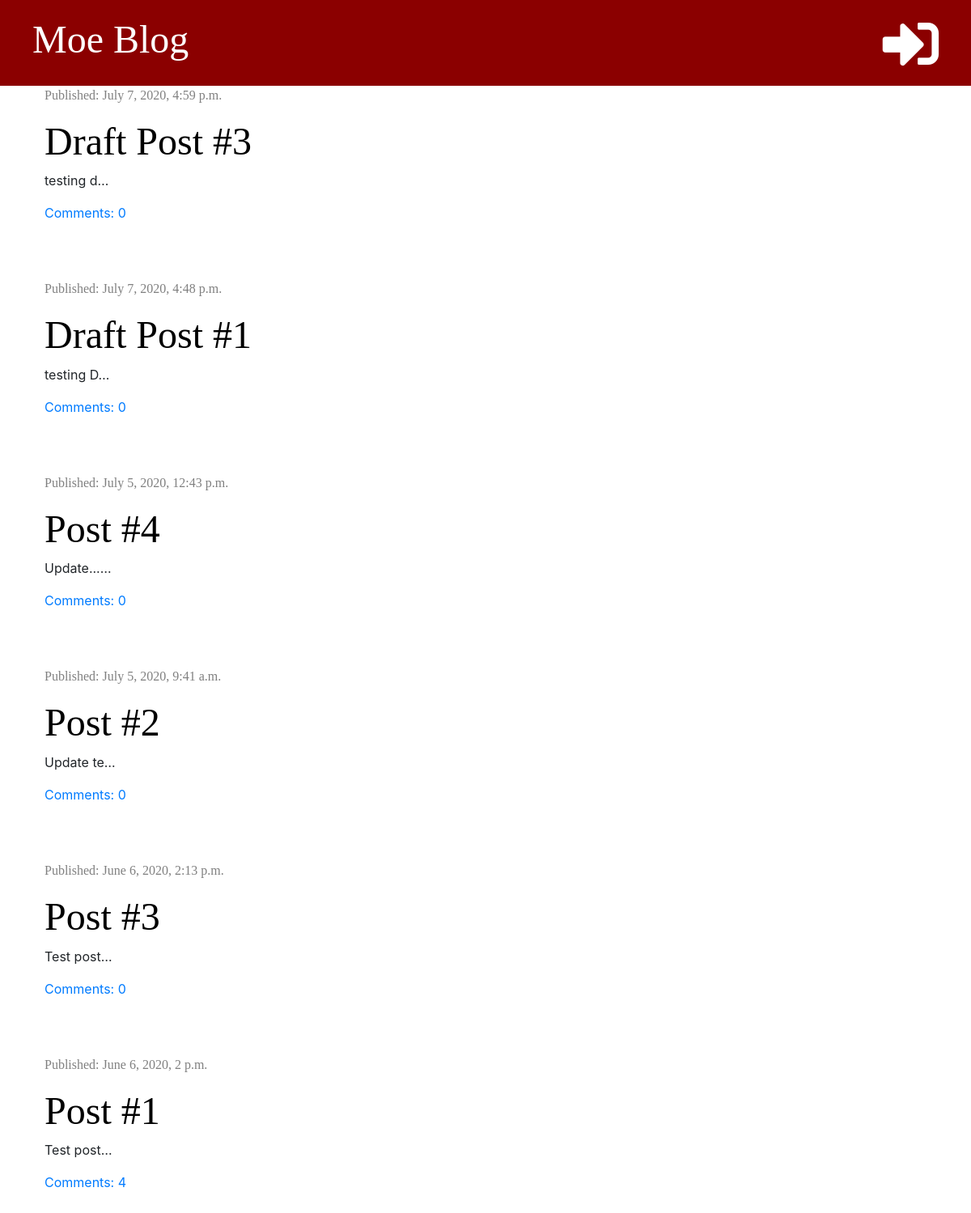
/, run on an earlier commit of the app's database.
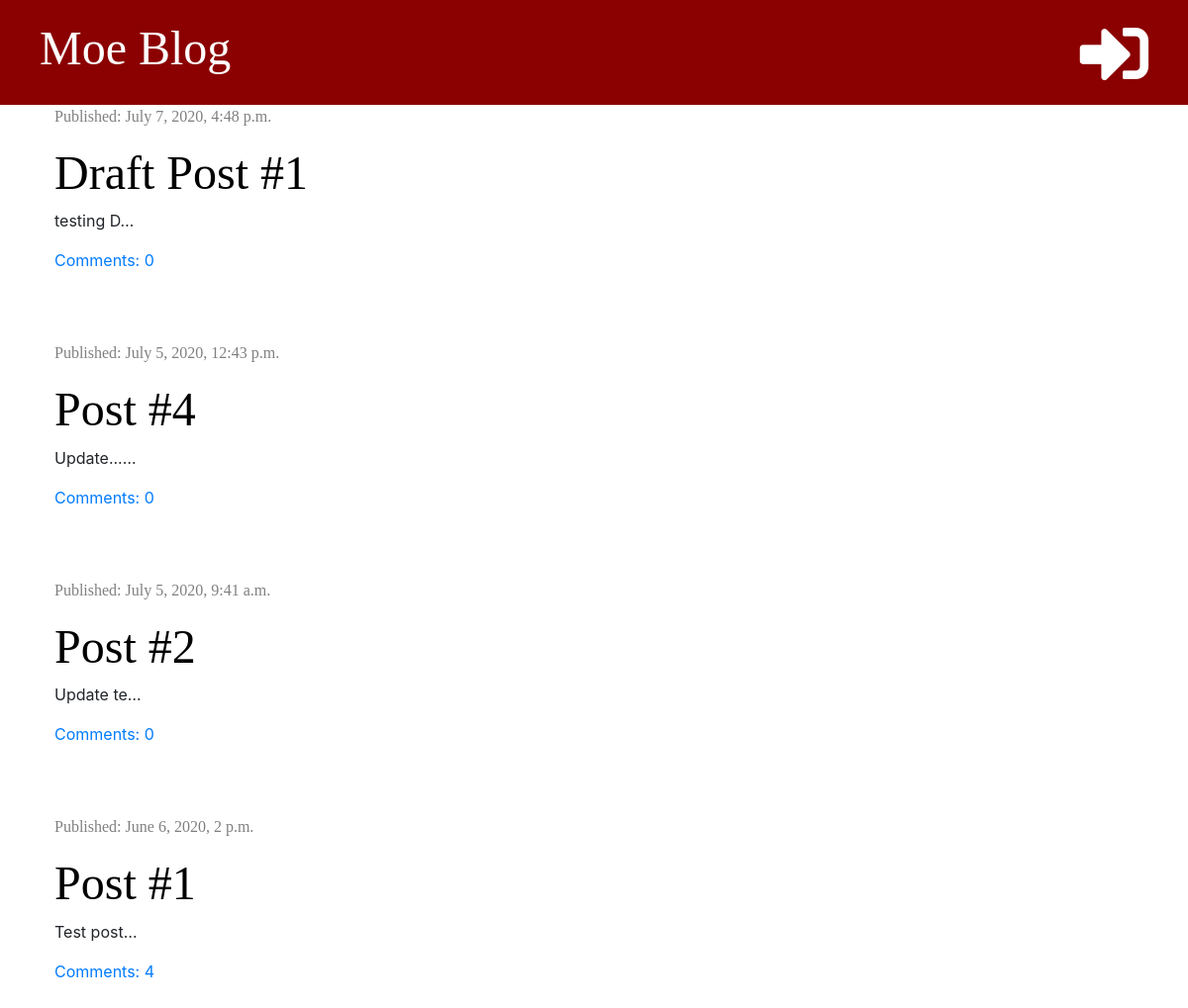
And on a later commit of the database.
### blog/models.py (models this page shows, shortened)
class Post(models.Model):
    author = models.ForeignKey('auth.User', on_delete=models.CASCADE)
    title = models.CharField(max_length=200)
    text = models.TextField()
    created_date = models.DateTimeField(default=timezone.now)
    published_date = models.DateTimeField(blank=True, null=True)
    def approved_comments(self):
        return self.comments.filter(approved=True)

### blog/views.py (the view)
# urls.py: path('', views.post_list, name='post_list'),
def post_list(request):
    posts = Post.objects.filter(published_date__lte=timezone.now()).order_by('-published_date')
    stuff_for_frontend = {'posts': posts}
    return render(request, 'blog/post_list.html',stuff_for_frontend)

### blog/templates/blog/post_list.html (shortened to what this page needs)
{% extends 'blog/base.html' %}
{% block content %}
    {% for post in posts %}
    <div class="post">
        <div class="date">
            <p>Published: {{ post.published_date }}</p>
        </div>
        <h1><a href="{% url 'post_detail' pk=post.pk %}">{{ post.title }}</a> </h1>
        <p>{{ post.text|truncatechars:10|linebreaksbr }}</p>
        <a href="{% url 'post_detail' pk=post.pk %}">Comments: {{ post.approved_comments.count }}</a>
    </div>
    {% endfor %}
{% endblock %}

What changed in the data, as far as the page shows it:
removed Post: published_date "July 7, 2020, 4:59 p.m.", title "Draft Post #3", text "testing d…", approved_comments.count "0"
removed Post: published_date "June 6, 2020, 2:13 p.m.", title "Post #3", text "Test post…", approved_comments.count "0"
